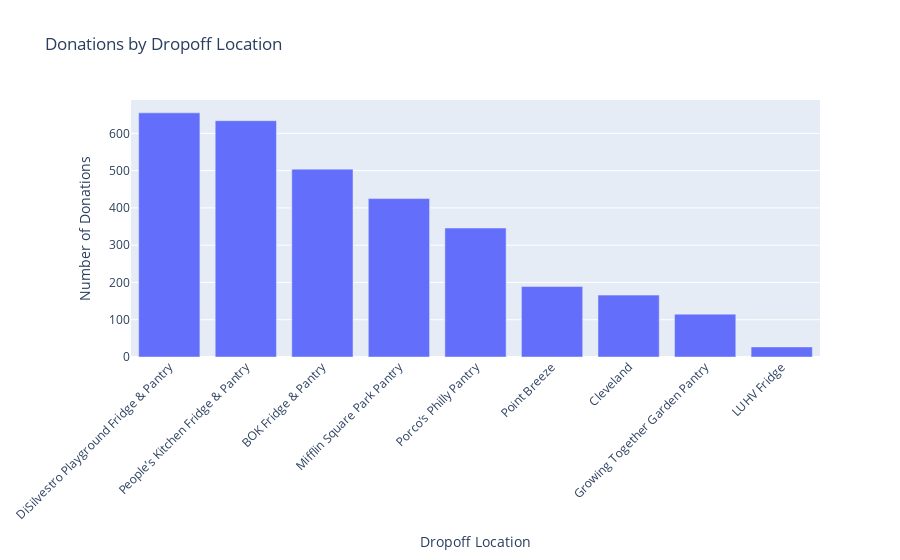

Write notebook code for a chart like this one.
### Code cell
# Read data from CSV
df = pd.read_csv('CSVs/updated_clean_dataset.csv')


# Count the occurrences of each dropoff location
dropoff_location_counts = df['Dropoff Location'].value_counts()

# Create a bar trace
trace = go.Bar(
    x=dropoff_location_counts.index,
    y=dropoff_location_counts.values,
)

# Create layout
layout = go.Layout(
    title='Donations by Dropoff Location',
    xaxis=dict(title='Dropoff Location'),
    yaxis=dict(title='Number of Donations'),
    xaxis_tickangle=-45,
    height=600,
)

# Create figure
fig = go.Figure(data=[trace], layout=layout)

# Set the x-axis tick values to match the updated dropoff locations
fig.update_xaxes(tickvals=dropoff_location_counts.index)

# Show the plot
fig.show()

### Figure 1 — Plotly figure (JSON) as saved in the notebook; plotly's stock layout.template omitted (floating-point values rounded to 4 significant figures)
{"data": [{"type": "bar", "x": ["DiSilvestro Playground Fridge & Pantry", "People’s Kitchen Fridge & Pantry", "BOK Fridge & Pantry", "Mifflin Square Park Pantry", "Porco’s Philly Pantry", "Point Breeze", "Cleveland", "Growing Together Garden Pantry", "LUHV Fridge"], "y": [655, 634, 504, 425, 346, 189, 166, 115, 27]}], "layout": {"autosize": true, "title": {"text": "Donations by Dropoff Location"}, "xaxis": {"autorange": true, "range": [-0.5, 8.5], "tickangle": -45, "tickvals": ["DiSilvestro Playground Fridge & Pantry", "People’s Kitchen Fridge & Pantry", "BOK Fridge & Pantry", "Mifflin Square Park Pantry", "Porco’s Philly Pantry", "Point Breeze", "Cleveland", "Growing Together Garden Pantry", "LUHV Fridge"], "title": {"text": "Dropoff Location"}, "type": "category"}, "yaxis": {"autorange": true, "range": [0, 689.5], "title": {"text": "Number of Donations"}, "type": "linear"}}}
